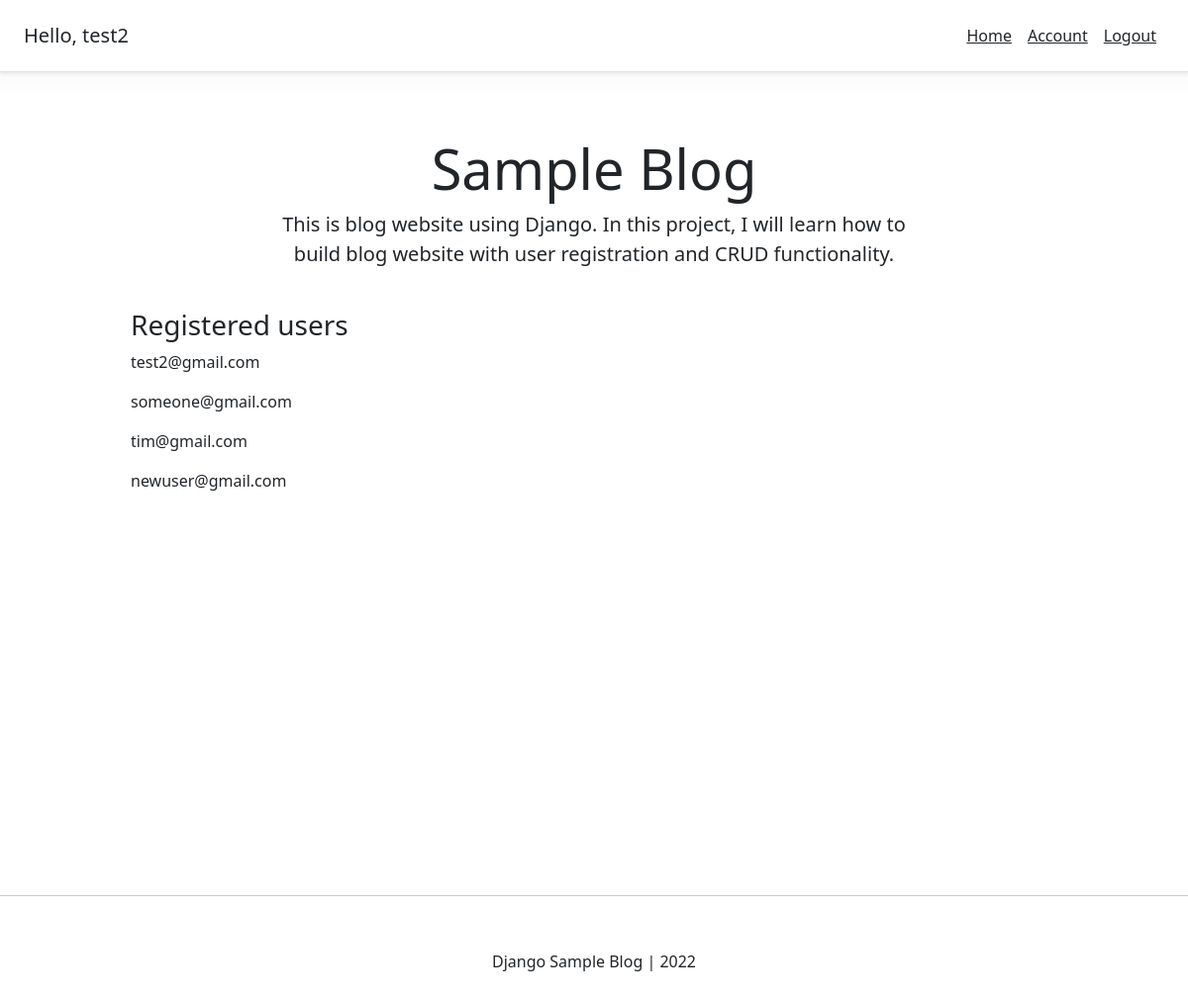
The page / (signed in) on the database its author committed.
### account/models.py (models this page shows, shortened)
class Account(AbstractBaseUser):
    email           = models.EmailField(verbose_name="email", max_length=60, unique=True)
    username        = models.CharField(max_length=30, unique=True)
    date_joined     = models.DateTimeField(verbose_name='date joined', auto_now_add=True)
    last_joined     = models.DateTimeField(verbose_name='last login', auto_now=True)
    is_admin        = models.BooleanField(default=False)
    is_active       = models.BooleanField(default=True)
    is_staff        = models.BooleanField(default=False)
    is_superuser    = models.BooleanField(default=False)
    USERNAME_FIELD = 'email'
    REQUIRED_FIELDS = ['username', ]
    objects = MyAccountManager()
    def __str__(self):
        return self.email

### personal/views.py (the view)
# urls.py: path('', home_screen_view, name="home"),
def home_screen_view(request):
    context = {}
    accounts = Account.objects.all()
    context['accounts'] = accounts
    return render(request, "personal/home.html", context)

### personal/templates/personal/home.html
{% extends 'base.html' %}
{% block content %}
<div class="pricing-header px-3 py-3 pt-md-5 pb-md-4 mx-auto text-center">
    <h1 class="display-4">Sample Blog</h1>
    <p class="lead">This is blog website using Django. In this project, I will learn how to build blog website with user registration and CRUD functionality.</p>
</div>
<div class="container">
    <div class="d-flex flex-column">
        <h3>Registered users</h3>
        {% for account in accounts %}
            <p>{{account}}</p>
        {% endfor %}
    </div>
</div>
{% endblock content %}

### templates/snippets/header.html (shortened to what this page needs)
<link href="https://cdn.jsdelivr.net/npm/bootstrap@5.2.0-beta1/dist/css/bootstrap.min.css" rel="stylesheet">
<div class="d-flex flex-column flex-md-row align-items-center p-3 px-md-4 mb-3 bg-white border-bottom shadow-sm">
    <h5 class="my-0 mr-md-auto font-weight-normal">
        {% if request.user.is_authenticated %}
            Hello, {{request.user.username}}
        {% endif %}
    </h5>
    <nav class="d-inline-flex my-2 mt-2 my-md-0 mr-md-3 ms-md-auto">
        {% if request.user.is_authenticated %}
            <a class="p-2 text-dark" href="{% url 'home' %}">Home</a>
            <a class="p-2 text-dark" href="{% url 'account' %}">Account</a>
            <a class="p-2 text-dark" href="{% url 'logout' %}">Logout</a>
        {% else %}
            <a class="p-2 text-dark" href="{% url 'home' %}">Home</a>
            <a class="p-2 text-dark" href="{% url 'login' %}">Login</a>
            <a class="btn btn-outline-primary" href="{% url 'register' %}">Register</a>
        {% endif %}
    </nav>
</div>

### templates/snippets/header.html (style rules this page uses)
body { background-image: linear-gradient(180deg, #eee, #fff 100px, #fff); }
.container { max-width: 960px; }
.pricing-header { max-width: 700px; }

### rows shown on the page
Account: user.username "test2", email "test2@gmail.com"
Account: email "someone@gmail.com"
Account: email "tim@gmail.com"
Account: email "newuser@gmail.com"
